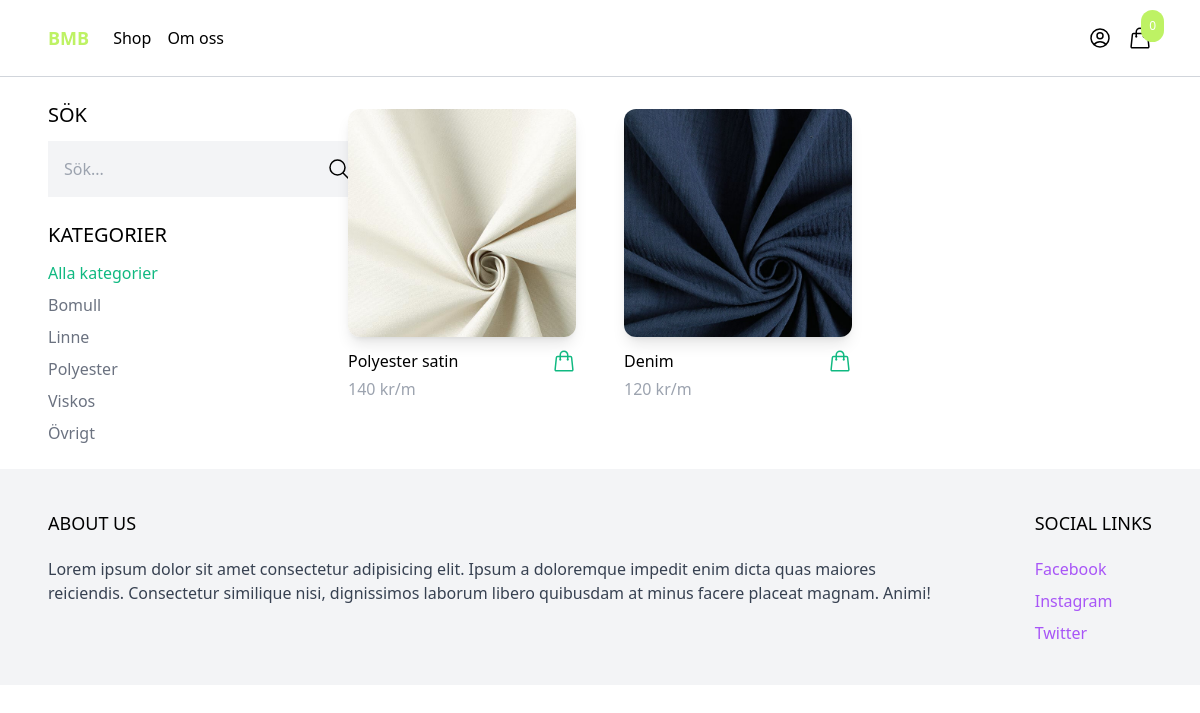
The app's page /shop/ with its own data.
### products/models.py (models this page shows, shortened)
class Category(models.Model):
    namn = models.CharField(max_length=255)
    slug = AutoSlugField(populate_from='namn', unique=True)
    class Meta:
        ordering = ('namn',)

class Produkt(models.Model):
    category = models.ForeignKey(Category, related_name='produkt', on_delete=models.CASCADE)
    namn = models.CharField(max_length=255)
    slug = AutoSlugField(populate_from='namn', unique=True)
    bredd = models.IntegerField(blank=True, null=True)
    vikt = models.IntegerField(blank=True, null=True)
    blandning = models.CharField(max_length=255)
    kvalitet = models.CharField(max_length=255)
    färg = models.CharField(max_length=255)
    motiv = models.CharField(max_length=255)
    beskrivning = models.TextField(blank=True, null=True)
    pris = models.IntegerField()
    skapad = models.DateTimeField(auto_now_add=True)
    image = models.ImageField(upload_to='uploads/', blank=True, null=True)
    thumbnail = models.ImageField(upload_to='uploads/', blank=True, null=True)
    image_url = models.CharField(max_length=500, blank=True, null=True)
    class Meta:
        ordering = ('-skapad',)
    def get_thumbnail(self):
        if self.thumbnail:
            return self.thumbnail.url
        else:
            if self.image:
                if self.image:
                    self.thumbnail = self.make_thumbnail(self.image)
                    self.save
                    return self.thumbnail.url
                else:
                    return 'https://via.placeholder.com/240x240x.jpg'
    def make_thumbnail(selg, image, size=(300, 300)):
        img = Image.open(image)
        img.convert('RGB')
        img.thumbnail(size)
        thumb_io = BytesIO()
        img.save(thumb_io, 'JPEG', quality=85)
        thumbnail = File(thumb_io, name=image.name)
        return thumbnail

### core/views.py (the view)
# urls.py: path('shop/', shop, name='shop'),
def shop(request):
    categories = Category.objects.all()
    produkt = Produkt.objects.all()
    active_category = request.GET.get('category', '')
    if active_category:
        produkt = produkt.filter(category__slug=active_category)
    query = request.GET.get('query', '')
    if query:
        produkt = produkt.filter(Q(namn__icontains=query) | Q(beskrivning__icontains=query))
    context = {
        'categories': categories,
        'produkt': produkt,
        'active_category': active_category,
        }
    return render(request,
    'core/shop.html',
    context,
    )

### cart/cart.py (called while the page is built)
    def __len__(self):
        return sum(item['quantity'] for item in self.cart.values())

### cart/context_processors.py (called while the page is built)
def cart(request):
    return {'cart': Cart(request)}

### core/templates/core/shop.html (shortened to what this page needs)
{% extends 'core/base.html' %}
{% block content%}
<div class="max-w-6xl mx-auto flex flex-wrap items-start py-6 px-6 xl:px-0">
    <div class="filters w-full lg:w-1/4">
        <h3 class="mb-3 text-xl uppercase">sök</h3>
        <form method="get" action=".">
            <div class="flex">
                <input type="text" name="query" class="p-4 bg-gray-100 border-0" placeholder="Sök...">
                <button class="p-4 bg-gray-100 border-0">
                    <svg xmlns="http://www.w3.org/2000/svg" fill="none" viewBox="0 0 24 24" stroke-width="1.5" stroke="currentColor" class="w-6 h-6">
                        <path stroke-linecap="round" stroke-linejoin="round" d="M21 21l-5.197-5.197m0 0A7.5 7.5 0 105.196 5.196a7.5 7.5 0 0010.607 10.607z" />
                    </svg>
                </button>
            </div>
        </form>
        <h3 class="mt-6 mb-3 text-xl uppercase">Kategorier</h3>
        <ul class="space-y-2">
            <li><a href="{% url 'shop' %}" class="{% if not active_category %} text-emerald-500 {% else %} text-gray-500 {% endif %}">Alla kategorier</a></li>
            {% for category in categories %}
            <li><a href="{% url 'shop' %}?category={{category.slug}}" class="{% if category.slug == active_category %} text-emerald-500 {% else %} text-gray-500 {% endif %}">{{category.namn}}</a></li>
            {% endfor %}
        </ul>
    </div>
    <div class="products w-full lg:w-3/4 -mt-4 flex items-center flex-wrap">
        {% for produkt in produkt %}
            {% include 'products/partials/product_list_items.html'%}
        {% endfor %}
    </div>
</div>
{% endblock%}

### core/templates/core/base.html (shortened to what this page needs)
<!DOCTYPE html>
<html lang="en">
<head>
    <script src="https://cdn.tailwindcss.com"></script>
</head>
<body>
    <nav class="border-b border-gray-300">
        <div class="max-w-6xl mx-auto py-2 px-6 xl:px-0 items-center flex justify-between">
            <div class="menu-left flex items-center space-x-6">
                <a href="{% url 'frontpage' %}" class="py-4 text-lg text-lime-300 font-semibold">BMB</a>
                <ul class="flex items-center space-x-4">
                    <li class=""><a href="{% url 'shop' %}">Shop</a></li>
                    <li class=""><a href="#">Om oss</a></li>
                </ul>
            </div>
            <div class="menu-right flex items-center space-x-4">
                <a href="{% url 'myaccount' %}">
                </a>
                <div
                    hx-get="{% url 'hx_menu_cart' %}"
                    hx-trigger="update-menu-cart from:body"
                    hx-swap="innerHTML"
                >
                    {% include 'cart/menu_cart.html' %}
                </div>
            </div>
        </div>
    </nav>
    <main>
        {% block content%}
        {% endblock%}
    </main>
    <footer class="bg-gray-100">
        <div class="max-w-6xl mx-auto py-10 px-6 xl:px-0 md:flex justify-between">
            <div class="footer-left mb-12 md:mb-0 md:w-4/5">
                <h2 class="mb-5 uppercase text-lg">About us</h2>
                <p class="text-gray-700">Lorem ipsum dolor sit amet consectetur adipisicing elit.
                    Ipsum a doloremque impedit enim dicta quas maiores reiciendis. Consectetur similique nisi,
                    dignissimos laborum libero quibusdam at minus facere placeat magnam. Animi!
                </p>
            </div>
            <div class="footer-right">
                <h2 class="mb-5 uppercase text-lg">Social links</h2>
                <ul class="space-y-2">
                    <li><a href="#" target="_blank" class="text-purple-500 hover:text-purple-800">Facebook</a></li>
                    <li><a href="#" target="_blank" class="text-purple-500 hover:text-purple-800">Instagram</a></li>
                    <li><a href="#" target="_blank" class="text-purple-500 hover:text-purple-800">Twitter</a></li>
                </ul>
            </div>
        </div>
    </footer>
</body>
</html>

### cart/templates/cart/menu_cart.html (shortened to what this page needs)
<a href="{% url 'cart' %}" id="menu-cart-button" class="relative">
    <span class="p-2 absolute -top-4 -right-3 bg-lime-300 text-white text-xs rounded-full">{{ cart|length }}</span>
</a>

### products/templates/products/partials/product_list_items.html (shortened to what this page needs)
<div class="w-full md:w-1/3 xl:w-1/4 p-6">
    <a href="{% url 'produkt' produkt.slug %}">
        <img src="{{ produkt.get_thumbnail }}"
        class="rounded-xl shadow-lg"
        alt="">
    </a>
    <div class="pt-3 flex items-center justify-between">
        <a href="{% url 'produkt' produkt.slug %}">{{ produkt.namn }}</a>
        <a
        href="#"
        hx-get="{% url 'add_to_cart' produkt.id %}"
        hx-target="#menu-cart-btn"
        hx-swap="outerHTML"
        class="text-emerald-500 hover:text-emerald-800"
        >
        </a>
    </div>
    <p class="pt-1 text-gray-400">{{ produkt.pris}} kr/m</p>
</div>

### records on screen
Category: namn "Bomull"
Category: namn "Linne"
Category: namn "Polyester"
Category: namn "Viskos"
Category: namn "Övrigt"
Produkt: get_thumbnail (picture), namn "Polyester satin", pris "140"
Produkt: get_thumbnail (picture), namn "Denim", pris "120"

### other values on screen
{{ cart|length }} "0"
